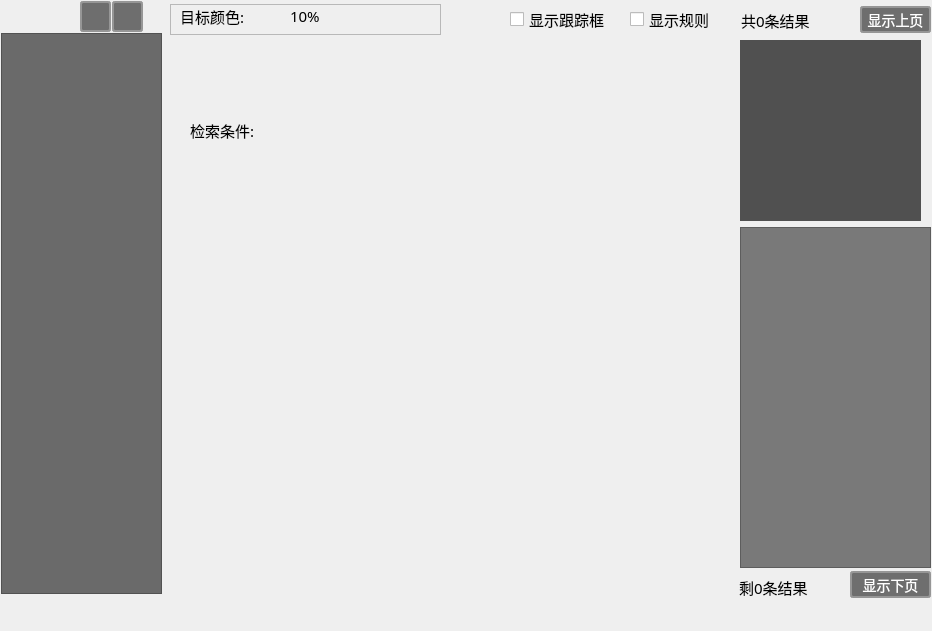
<?xml version="1.0" encoding="UTF-8"?>
<ui version="4.0">
 <class>CWidgetVCAResult</class>
 <widget class="QWidget" name="CWidgetVCAResult">
  <property name="geometry">
   <rect>
    <x>0</x>
    <y>0</y>
    <width>932</width>
    <height>631</height>
   </rect>
  </property>
  <property name="windowTitle">
   <string>CWidgetVCAResult</string>
  </property>
  <property name="styleSheet">
   <string notr="true">QWidget{

font-size:15px;   
	font-family:Microsoft Yahei;
		}</string>
  </property>
  <widget class="QTreeWidget" name="treeWidgetVCA">
   <property name="geometry">
    <rect>
     <x>1</x>
     <y>33</y>
     <width>161</width>
     <height>561</height>
    </rect>
   </property>
   <property name="styleSheet">
    <string notr="true">background-color: rgb(106, 106, 106);</string>
   </property>
   <attribute name="headerVisible">
    <bool>false</bool>
   </attribute>
   <column>
    <property name="text">
     <string notr="true">1</string>
    </property>
   </column>
  </widget>
  <widget class="QPushButton" name="BtnDelAll">
   <property name="enabled">
    <bool>false</bool>
   </property>
   <property name="geometry">
    <rect>
     <x>112</x>
     <y>1</y>
     <width>31</width>
     <height>31</height>
    </rect>
   </property>
   <property name="toolTip">
    <string>清空列表</string>
   </property>
   <property name="styleSheet">
    <string notr="true">QPushButton{
background-image: url(:/Skin/Delete.png)0 0 repeat;

color:rgb(255,255,255);
        background-color:rgb(6, 83, 131);
        border-width: 2px;
        border-color: rgb(150,150,150);
        border-style: solid;
        border-radius: 3;   
font-size:17px;   
	font-family:Microsoft Yahei;
		}
QPushButton:hover{  border-color: rgb(160,160,160);background-color:rgb(10, 89, 150);;}
QPushButton:pressed{padding: 3px;}
QPushButton:disabled{ background-color:rgb(110, 110, 110);;}</string>
   </property>
  </widget>
  <widget class="QPushButton" name="BtnDel">
   <property name="enabled">
    <bool>false</bool>
   </property>
   <property name="geometry">
    <rect>
     <x>80</x>
     <y>1</y>
     <width>31</width>
     <height>31</height>
    </rect>
   </property>
   <property name="styleSheet">
    <string notr="true">QPushButton{
color:rgb(255,255,255);
        background-color:rgb(6, 83, 131);
        border-width: 2px;
        border-color: rgb(150,150,150);
        border-style: solid;
        border-radius: 3;   
font-size:17px;   
	font-family:Microsoft Yahei;
		}
QPushButton:hover{  border-color: rgb(160,160,160);background-color:rgb(10, 89, 150);;}
QPushButton:pressed{padding: 3px;}
QPushButton:disabled{ background-color:rgb(110, 110, 110);;}</string>
   </property>
   <property name="text">
    <string/>
   </property>
   <property name="icon">
    <iconset resource="sisecplayer.qrc">
     <normaloff>:/Skin/deleteRule.png</normaloff>:/Skin/deleteRule.png</iconset>
   </property>
  </widget>
  <widget class="QListWidget" name="listWidgetImage">
   <property name="geometry">
    <rect>
     <x>740</x>
     <y>227</y>
     <width>191</width>
     <height>341</height>
    </rect>
   </property>
   <property name="styleSheet">
    <string notr="true">background-color: rgb(121, 121, 121);
color: rgb(255, 255, 255);</string>
   </property>
   <property name="dragDropMode">
    <enum>QAbstractItemView::DragDrop</enum>
   </property>
   <property name="iconSize">
    <size>
     <width>80</width>
     <height>80</height>
    </size>
   </property>
   <property name="viewMode">
    <enum>QListView::IconMode</enum>
   </property>
  </widget>
  <widget class="QCheckBox" name="checkBoxObject">
   <property name="geometry">
    <rect>
     <x>510</x>
     <y>10</y>
     <width>111</width>
     <height>19</height>
    </rect>
   </property>
   <property name="text">
    <string>显示跟踪框</string>
   </property>
  </widget>
  <widget class="QCheckBox" name="checkBoxRule">
   <property name="geometry">
    <rect>
     <x>630</x>
     <y>10</y>
     <width>101</width>
     <height>19</height>
    </rect>
   </property>
   <property name="text">
    <string>显示规则</string>
   </property>
  </widget>
  <widget class="QLabel" name="labelTotal">
   <property name="geometry">
    <rect>
     <x>741</x>
     <y>10</y>
     <width>121</width>
     <height>20</height>
    </rect>
   </property>
   <property name="text">
    <string>共0条结果</string>
   </property>
  </widget>
  <widget class="QPushButton" name="BtnPre">
   <property name="enabled">
    <bool>false</bool>
   </property>
   <property name="geometry">
    <rect>
     <x>860</x>
     <y>6</y>
     <width>71</width>
     <height>27</height>
    </rect>
   </property>
   <property name="styleSheet">
    <string notr="true">
QPushButton{
color:rgb(255,255,255);
        background-color:rgb(6, 83, 131);
        border-width: 2px;
        border-color: rgb(150,150,150);
        border-style: solid;
        border-radius: 3;   
font-size:14px;   
	font-family:Microsoft Yahei;
		}
QPushButton:hover{  border-color: rgb(160,160,160);background-color:rgb(10, 89, 150);;}
QPushButton:pressed{padding: 3px;}
QPushButton:disabled{ background-color:rgb(110, 110, 110);;}</string>
   </property>
   <property name="text">
    <string>显示上页</string>
   </property>
  </widget>
  <widget class="QPushButton" name="BtnNext">
   <property name="enabled">
    <bool>false</bool>
   </property>
   <property name="geometry">
    <rect>
     <x>850</x>
     <y>571</y>
     <width>81</width>
     <height>27</height>
    </rect>
   </property>
   <property name="styleSheet">
    <string notr="true">
QPushButton{
color:rgb(255,255,255);
        background-color:rgb(6, 83, 131);
        border-width: 2px;
        border-color: rgb(150,150,150);
        border-style: solid;
        border-radius: 3;   
font-size:14px;   
	font-family:Microsoft Yahei;
		}
QPushButton:hover{  border-color: rgb(160,160,160);background-color:rgb(10, 89, 150);;}
QPushButton:pressed{padding: 3px;}
QPushButton:disabled{ background-color:rgb(110, 110, 110);;}</string>
   </property>
   <property name="text">
    <string>显示下页</string>
   </property>
  </widget>
  <widget class="QLabel" name="labelRemain">
   <property name="geometry">
    <rect>
     <x>739</x>
     <y>577</y>
     <width>111</width>
     <height>20</height>
    </rect>
   </property>
   <property name="text">
    <string>剩0条结果</string>
   </property>
  </widget>
  <widget class="QLabel" name="labelRule">
   <property name="geometry">
    <rect>
     <x>190</x>
     <y>120</y>
     <width>71</width>
     <height>20</height>
    </rect>
   </property>
   <property name="text">
    <string>检索条件:</string>
   </property>
  </widget>
  <widget class="QLabel" name="label_4">
   <property name="geometry">
    <rect>
     <x>270</x>
     <y>120</y>
     <width>281</width>
     <height>20</height>
    </rect>
   </property>
   <property name="text">
    <string/>
   </property>
  </widget>
  <widget class="QFrame" name="frameColor">
   <property name="geometry">
    <rect>
     <x>170</x>
     <y>4</y>
     <width>271</width>
     <height>31</height>
    </rect>
   </property>
   <property name="frameShape">
    <enum>QFrame::StyledPanel</enum>
   </property>
   <property name="frameShadow">
    <enum>QFrame::Raised</enum>
   </property>
   <widget class="QLabel" name="labelRule_2">
    <property name="geometry">
     <rect>
      <x>10</x>
      <y>2</y>
      <width>71</width>
      <height>20</height>
     </rect>
    </property>
    <property name="text">
     <string>目标颜色:</string>
    </property>
   </widget>
   <widget class="QLabel" name="labelColor">
    <property name="geometry">
     <rect>
      <x>93</x>
      <y>2</y>
      <width>21</width>
      <height>21</height>
     </rect>
    </property>
    <property name="text">
     <string/>
    </property>
   </widget>
   <widget class="QLabel" name="labelColorPrecen">
    <property name="geometry">
     <rect>
      <x>120</x>
      <y>2</y>
      <width>71</width>
      <height>20</height>
     </rect>
    </property>
    <property name="text">
     <string>10%</string>
    </property>
   </widget>
  </widget>
  <widget class="CWidgetImageView" name="widgetImage" native="true">
   <property name="geometry">
    <rect>
     <x>740</x>
     <y>40</y>
     <width>181</width>
     <height>181</height>
    </rect>
   </property>
   <property name="styleSheet">
    <string notr="true">background-color: rgb(80, 80, 80);</string>
   </property>
  </widget>
 </widget>
 <layoutdefault spacing="6" margin="11"/>
 <customwidgets>
  <customwidget>
   <class>CWidgetImageView</class>
   <extends>QWidget</extends>
   <header>cwidgetimageview.h</header>
   <container>1</container>
  </customwidget>
 </customwidgets>
 <resources>
  <include location="sisecplayer.qrc"/>
 </resources>
 <connections/>
</ui>
